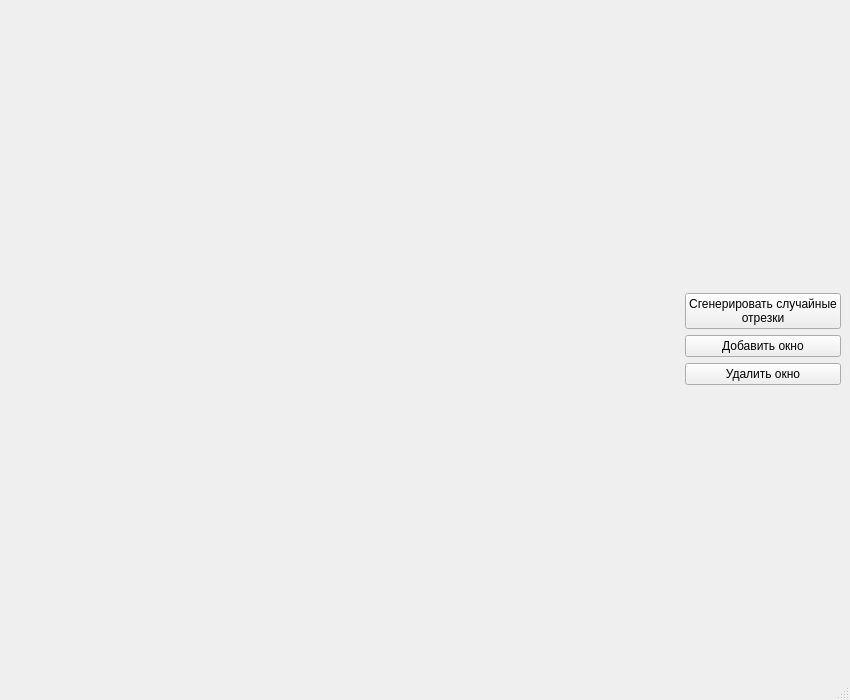
<?xml version="1.0" encoding="UTF-8"?>
<ui version="4.0">
 <class>MainWindow</class>
 <widget class="QMainWindow" name="MainWindow">
  <property name="geometry">
   <rect>
    <x>0</x>
    <y>0</y>
    <width>850</width>
    <height>700</height>
   </rect>
  </property>
  <property name="windowTitle">
   <string>MainWindow</string>
  </property>
  <widget class="QWidget" name="centralwidget">
   <layout class="QHBoxLayout" name="horizontalLayout">
    <item>
     <widget class="Canvas" name="widget" native="true">
      <property name="enabled">
       <bool>true</bool>
      </property>
      <property name="sizePolicy">
       <sizepolicy hsizetype="MinimumExpanding" vsizetype="Preferred">
        <horstretch>0</horstretch>
        <verstretch>0</verstretch>
       </sizepolicy>
      </property>
      <property name="minimumSize">
       <size>
        <width>0</width>
        <height>0</height>
       </size>
      </property>
     </widget>
    </item>
    <item>
     <layout class="QVBoxLayout" name="verticalLayout">
      <item>
       <spacer name="verticalSpacer_2">
        <property name="orientation">
         <enum>Qt::Vertical</enum>
        </property>
        <property name="sizeHint" stdset="0">
         <size>
          <width>20</width>
          <height>40</height>
         </size>
        </property>
       </spacer>
      </item>
      <item>
       <widget class="QPushButton" name="pushButtonRandomSegments">
        <property name="text">
         <string>Сгенерировать случайные
отрезки</string>
        </property>
       </widget>
      </item>
      <item>
       <widget class="QPushButton" name="pushButtonAddWindow">
        <property name="text">
         <string>Добавить окно</string>
        </property>
       </widget>
      </item>
      <item>
       <widget class="QPushButton" name="pushButtonRemoveWindow">
        <property name="text">
         <string>Удалить окно</string>
        </property>
       </widget>
      </item>
      <item>
       <spacer name="verticalSpacer">
        <property name="orientation">
         <enum>Qt::Vertical</enum>
        </property>
        <property name="sizeHint" stdset="0">
         <size>
          <width>20</width>
          <height>40</height>
         </size>
        </property>
       </spacer>
      </item>
     </layout>
    </item>
   </layout>
  </widget>
  <widget class="QMenuBar" name="menubar">
   <property name="geometry">
    <rect>
     <x>0</x>
     <y>0</y>
     <width>850</width>
     <height>22</height>
    </rect>
   </property>
  </widget>
  <widget class="QStatusBar" name="statusbar"/>
 </widget>
 <customwidgets>
  <customwidget>
   <class>Canvas</class>
   <extends>QWidget</extends>
   <header>../lib/canvas/Canvas.h</header>
   <container>1</container>
  </customwidget>
 </customwidgets>
 <resources/>
 <connections/>
</ui>
